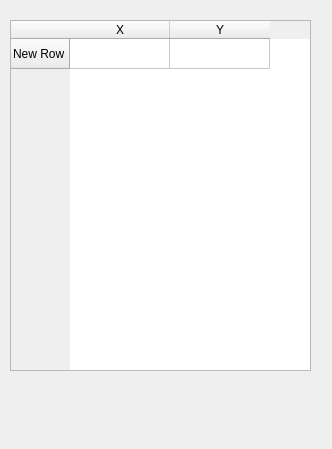
<?xml version="1.0" encoding="UTF-8"?>
<ui version="4.0">
 <class>Form</class>
 <widget class="QWidget" name="Form">
  <property name="geometry">
   <rect>
    <x>0</x>
    <y>0</y>
    <width>332</width>
    <height>449</height>
   </rect>
  </property>
  <property name="windowTitle">
   <string>Form</string>
  </property>
  <widget class="QTableWidget" name="tableWidget">
   <property name="geometry">
    <rect>
     <x>10</x>
     <y>20</y>
     <width>301</width>
     <height>351</height>
    </rect>
   </property>
   <row>
    <property name="text">
     <string>New Row</string>
    </property>
   </row>
   <column>
    <property name="text">
     <string>X</string>
    </property>
   </column>
   <column>
    <property name="text">
     <string>Y</string>
    </property>
   </column>
  </widget>
 </widget>
 <resources/>
 <connections/>
</ui>
